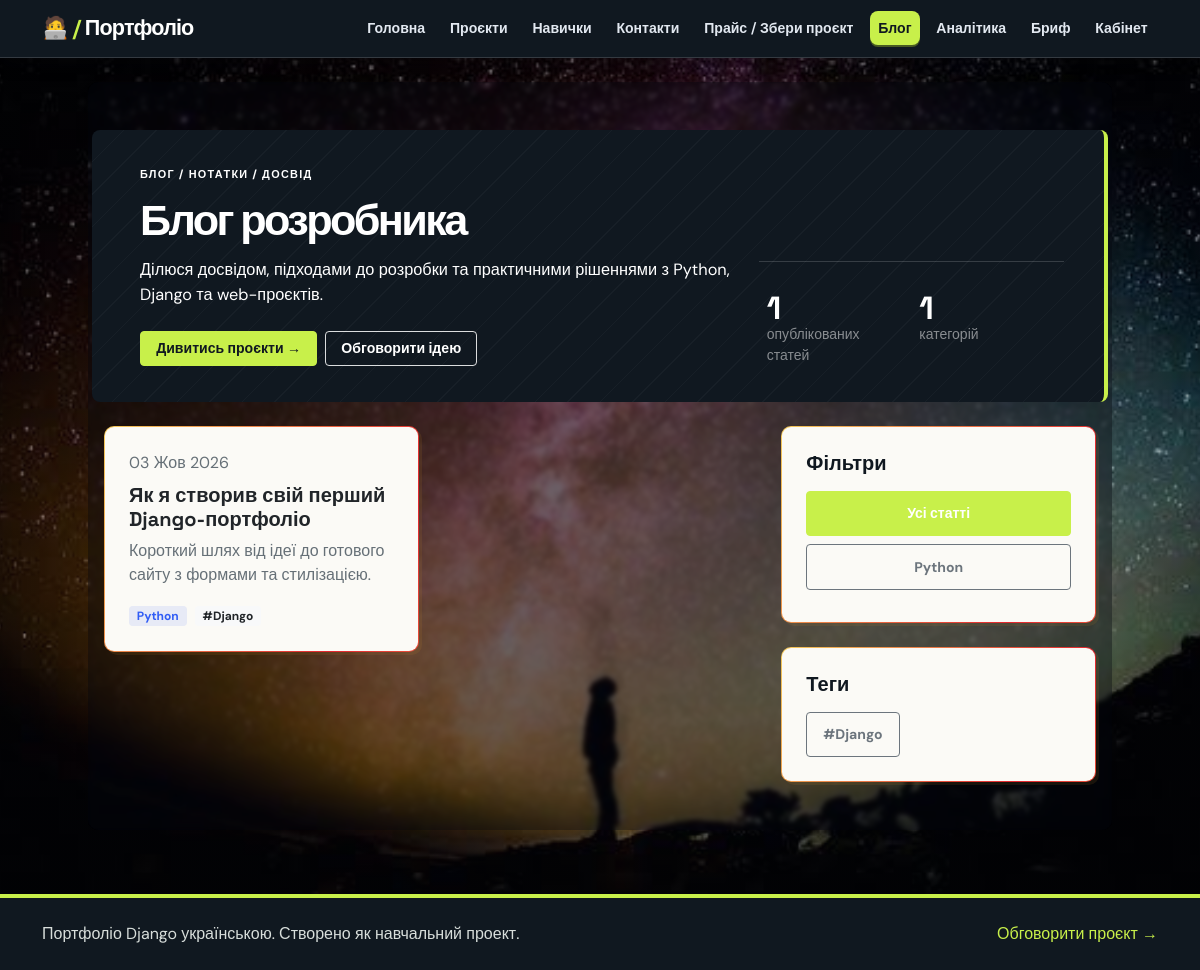
Screenshot of /blog/ with the database file from the repository.
### portfolio/models.py (models this page shows, shortened)
class BlogPost(models.Model):
    title = models.CharField('Заголовок', max_length=200)
    slug = models.SlugField('Slug', unique=True)
    excerpt = models.TextField('Короткий опис', blank=True)
    content = models.TextField('Текст статті')
    category = models.ForeignKey(BlogCategory, on_delete=models.SET_NULL, null=True, blank=True, related_name='posts')
    tags = models.ManyToManyField(BlogTag, blank=True)
    author = models.ForeignKey(User, on_delete=models.CASCADE, related_name='blog_posts', null=True, blank=True)
    created_at = models.DateTimeField('Опубліковано', default=timezone.now)
    updated_at = models.DateTimeField('Оновлено', auto_now=True)
    is_published = models.BooleanField('Опубліковано', default=True)
    class Meta:
        verbose_name = 'Стаття блогу'
        verbose_name_plural = 'Статті блогу'
        ordering = ['-created_at']

class BlogCategory(models.Model):
    name = models.CharField('Категорія', max_length=100)
    slug = models.SlugField('Slug', unique=True)
    class Meta:
        verbose_name = 'Категорія блогу'
        verbose_name_plural = 'Категорії блогу'

class BlogTag(models.Model):
    name = models.CharField('Тег', max_length=50)
    slug = models.SlugField('Slug', unique=True)
    class Meta:
        verbose_name = 'Тег блогу'
        verbose_name_plural = 'Теги блогу'

### portfolio/views.py (the view)
# urls.py: path('blog/', views.blog_list, name='blog'),
def blog_list(request):
    track_page(request, 'blog')
    category_slug = request.GET.get('category')
    tag_slug = request.GET.get('tag')
    posts = BlogPost.objects.filter(is_published=True)
    if category_slug:
        posts = posts.filter(category__slug=category_slug)
    if tag_slug:
        posts = posts.filter(tags__slug=tag_slug)
    categories = BlogCategory.objects.all()
    tags = BlogTag.objects.all()
    return render(request, 'portfolio/blog.html', {
        'posts': posts,
        'categories': categories,
        'tags': tags,
        'selected_category': category_slug,
        'selected_tag': tag_slug,
    })

### portfolio/context_processors.py (called while the page is built)
def admin_orders(request):
    if request.path.startswith('/admin/') and request.user.is_staff:
        return {'admin_orders': Order.objects.all()[:5]}
    return {}

### portfolio/views.py (called while the page is built)
def track_page(request, page_name):
    PageView.objects.create(page=page_name)

### portfolio/templates/portfolio/blog.html (shortened to what this page needs)
{% extends 'portfolio/base.html' %}
{% block content %}
<section class="hero-panel row align-items-end mb-4">
  <div class="col-lg-8">
    <p class="eyebrow mb-3">Блог / нотатки / досвід</p>
    <h1 class="mb-3">Блог розробника</h1>
    <p class="lead mb-4">Ділюся досвідом, підходами до розробки та практичними рішеннями з Python, Django та web-проєктів.</p>
    <div class="d-flex flex-wrap gap-2">
      <a class="btn btn-primary" href="{% url 'portfolio:projects' %}">Дивитись проєкти →</a>
      <a class="btn btn-outline-light" href="{% url 'portfolio:order_brif' %}">Обговорити ідею</a>
    </div>
  </div>
  <div class="col-lg-4 mt-5 mt-lg-0">
    <div class="stat-strip row g-3">
      <div class="col-6"><div class="stat-value">{{ posts|length }}</div><div class="small text-white-50">опублікованих статей</div></div>
      <div class="col-6"><div class="stat-value">{{ categories|length }}</div><div class="small text-white-50">категорій</div></div>
    </div>
  </div>
</section>
  <div class="row g-4">
    <div class="col-lg-8">
      <div class="row g-4">
        {% for post in posts %}
        <div class="col-md-6">
          <div class="card-soft h-100 p-4">
            <p class="text-muted-soft mb-2">{{ post.created_at|date:"d M Y" }}</p>
            <h3 class="h5 fw-bold"><a class="text-decoration-none text-dark" href="{% url 'portfolio:blog_detail' post.slug %}">{{ post.title }}</a></h3>
            <p class="text-muted-soft">{% if post.excerpt %}{{ post.excerpt }}{% else %}{{ post.content|truncatechars:180 }}{% endif %}</p>
            <div class="mt-3">
              {% if post.category %}<span class="badge bg-primary-subtle text-primary">{{ post.category.name }}</span>{% endif %}
              {% for tag in post.tags.all %}<span class="badge bg-light text-dark ms-1">#{{ tag.name }}</span>{% endfor %}
            </div>
          </div>
        </div>
        {% empty %}
        <div class="col-12"><p class="text-muted-soft">Поки що немає опублікованих статей.</p></div>
        {% endfor %}
      </div>
    </div>
    <div class="col-lg-4">
      <div class="card-soft p-4 mb-4">
        <h3 class="h5 fw-bold mb-3">Фільтри</h3>
        <a class="btn btn-sm w-100 mb-2 {% if not selected_category %}btn-primary text-white{% else %}btn-outline-secondary{% endif %}" href="{% url 'portfolio:blog' %}">Усі статті</a>
        {% for category in categories %}
        <a class="btn btn-sm w-100 mb-2 {% if selected_category == category.slug %}btn-primary text-white{% else %}btn-outline-secondary{% endif %}" href="{% url 'portfolio:blog' %}?category={{ category.slug }}">{{ category.name }}</a>
        {% endfor %}
      </div>
      <div class="card-soft p-4">
        <h3 class="h5 fw-bold mb-3">Теги</h3>
        <div class="d-flex flex-wrap gap-2">
          {% for tag in tags %}
          <a class="btn btn-sm {% if selected_tag == tag.slug %}btn-primary text-white{% else %}btn-outline-secondary{% endif %}" href="{% url 'portfolio:blog' %}?tag={{ tag.slug }}">#{{ tag.name }}</a>
          {% endfor %}
        </div>
      </div>
    </div>
  </div>
{% endblock %}

### rows the page displays
BlogPost: created_at "03 Жов 2026", title "Як я створив свій перший Django-портфоліо", excerpt "Короткий шлях від ідеї до готового сайту з формами та стилізацією.", category.name "Python"
BlogTag: name "Django"
BlogCategory: name "Python"

### other values shown
{{ posts|length }} "1"
{{ categories|length }} "1"
